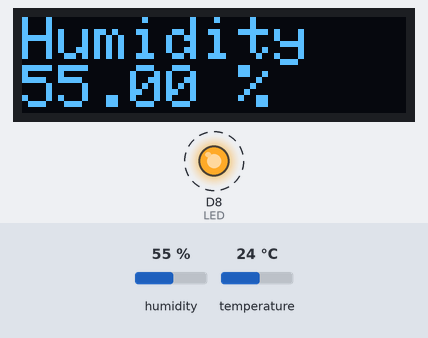
Recording of a sketch running on a simulated ESP8266 (NodeMCU). On the bench: 128×32 one-colour display, output pins drawn as LEDs (lit = HIGH). Dashed ring = blinking. Inputs (shaded band) come from the test bench; at power-on: humidity 55 %, temperature 24 °C. What the sketch prints to the serial monitor is not drawn.

Above: at 5.7 s.
5.8 s: humidity set to 22 %
At 13.4 s:
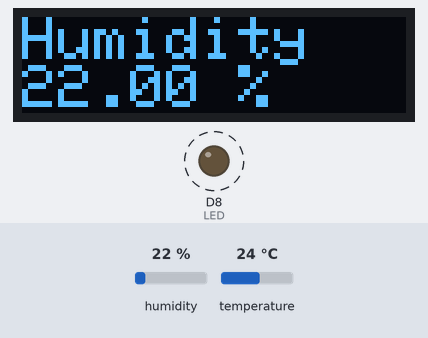
13.5 s: temperature set to 12 °C
At 19.1 s:
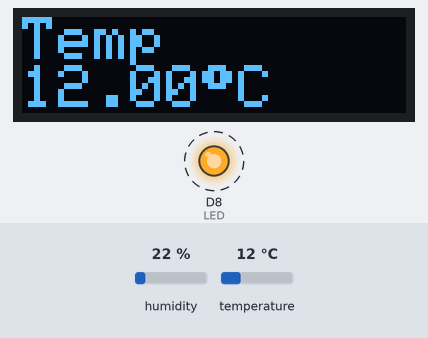
24.5 s: humidity set to 40 %
At 30.6 s:
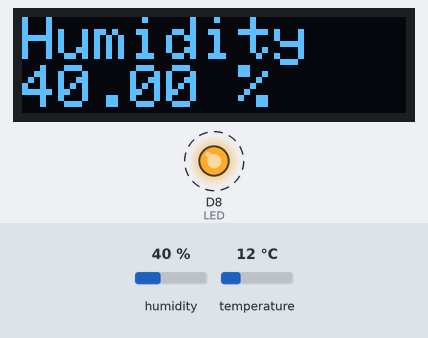
31.3 s: temperature set to 19 °C
At 35.6 s:
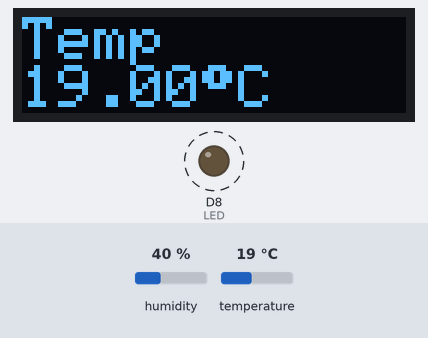
Timing chart, 0 to 38.4 s (numbered marks = the images above; inputs shaded):
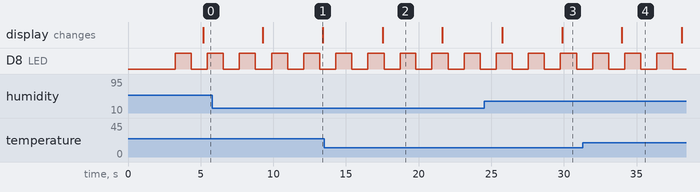

The sketch:

nodeMcu_Led.ino
```cpp
#include "DHT.h"
#include "Wire.h"
#include "Adafruit_GFX.h"
#include "Adafruit_SSD1306.h"

//declare constant values
const int LED = D8;
const int DHTPIN = D6;
const int DHTYPE = DHT22;
const int LEDFREQUENCY = 1000;
const int LOOPFREQUENCY = 100;
const int COM_CHANNEL = 9600;
const int TIMEOUT = 2000;
DHT dht(DHTPIN, DHTYPE);

//define screen size
const int SCREEN_WIDTH = 128;
const int SCREEN_HEIGHT = 32;
const int OLED_RESET = -1; //share with arduino board
Adafruit_SSD1306 display(SCREEN_WIDTH,SCREEN_HEIGHT,&Wire,OLED_RESET);

void DisplaySetting(){
  display.clearDisplay();
  display.setTextSize(2);
  display.setTextColor(WHITE);
  display.setCursor(0,0);
  display.cp437(true); //ASCII
}

void ledSetting(int led){
  if(led % 2 == 0){
    digitalWrite(LED,LOW);
  }
  else{
    digitalWrite(LED,HIGH);
  }
}

void displayHumidity(const float humidity){
  if(isnan(humidity)){
      Serial.println("Failed to read from DHT Sensor");
      return ;
    }
    else{
      DisplaySetting();
      display.print("Humidity\n");
      display.print(humidity);
      display.print(" %");
      display.display();

      Serial.print("Humidity :");
      Serial.println(humidity);
    }
}

void displayTemperature(const float temperature){
  if(isnan(temperature)){
      Serial.println("Failed to read from DHT Sensor");
      return ;
    }
    else{
      DisplaySetting();
      display.print("Temp\n");
      display.print(temperature);
      display.write(248);
      display.print("C");
      display.display();
    }
}


void setup(){
   //part 1 circuit feel free to delete
  pinMode(LED,OUTPUT);

  //part 2 code
  Serial.begin(COM_CHANNEL);
  Serial.setTimeout(TIMEOUT);
  if(Serial)
    Serial.println("Device connected");

  dht.begin();

  //start part 3 code
  //0x3C address to 128 x 32
  if(!display.begin(SSD1306_SWITCHCAPVCC,0x3C)){
    Serial.println("SSD1306 allocation failed");
    for(;;);
  }

  DisplaySetting();
  display.print("Loading...");
  display.display();
  delay(1000);
}

void loop(){
  static int timeSinceLastRead = 0;
  static int timeSinceLastLedModify = 0;
  static int ledOn = 0;
  static int displayStatus = 0;

  //deal with dht sensor
  if(timeSinceLastRead > 4000){
    displayStatus % 2 == 0 ?
    displayHumidity(dht.readHumidity()) :
    displayTemperature(dht.readTemperature());

    ++displayStatus;
    timeSinceLastRead = 0;
  }

  //part 1 circuit feel free to delete
  if(timeSinceLastLedModify > LEDFREQUENCY){
    ledSetting(ledOn);

    ledOn+=1;
    timeSinceLastLedModify = 0;
  }

  delay(LOOPFREQUENCY);
  timeSinceLastRead += LOOPFREQUENCY;
  timeSinceLastLedModify += LOOPFREQUENCY;
}
```

Measured:
- after the input at 5.8 s, the display: first differs from a run without the input after 7.6 s (image 1)
- after the input at 13.5 s, the display: changes after 4.0 s (image 2)
- after the input at 24.5 s, the display: first differs from a run without the input after 5.4 s (image 3)
- after the input at 31.3 s, the display: changes after 2.7 s (image 4)
- by itself, D8 (LED): alternates HIGH for 1.1 s and LOW for 1.1 s
- what the display in image 2 shows lasts 4.1 s, from 17.5 s to 21.6 s
